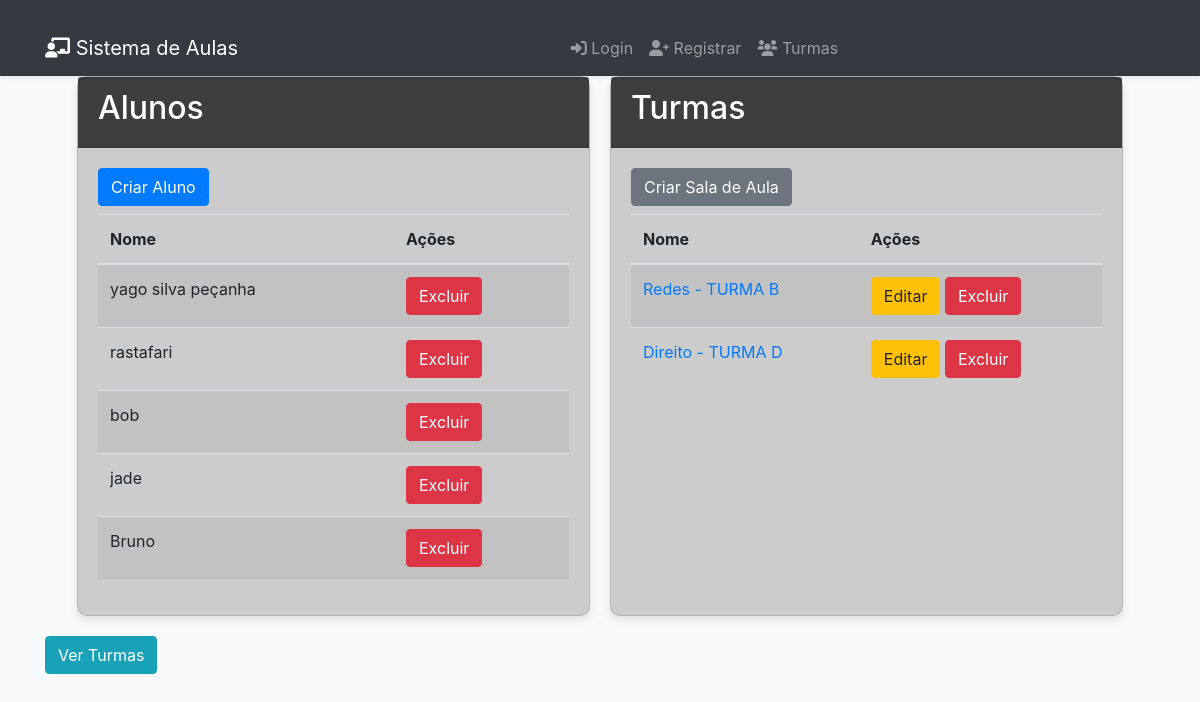
Page /dashboard (signed in) on the earlier database version.
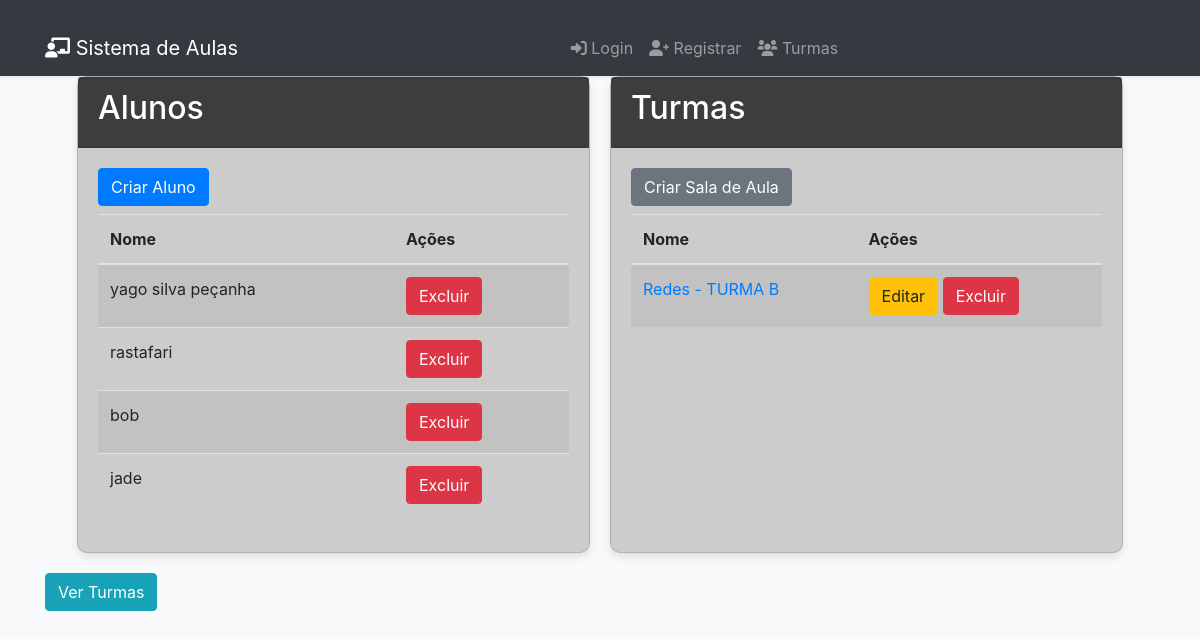
Same page on the later database version.
### models.py (models this page shows)
class Aluno(db.Model):
    id = db.Column(db.Integer, primary_key=True)
    username = db.Column(db.String(80), unique=True, nullable=False)
    password = db.Column(db.String(120), nullable=False)

class Turma(db.Model):
    id = db.Column(db.Integer, primary_key=True)
    name = db.Column(db.String(80), nullable=False)
    professor_id = db.Column(db.Integer, db.ForeignKey('professor.id'), nullable=False)
    professor = db.relationship('Professor', backref=db.backref('turmas', lazy=True))
    alunos = db.relationship('Aluno', secondary='turma_aluno', backref=db.backref('turmas', lazy=True))

### app.py (the view)
@app.route('/dashboard')
def dashboard():
    if 'user_id' in session and session['user_role'] == 'professor':
        alunos = Aluno.query.all()
        turmas = Turma.query.filter_by(professor_id=session['user_id']).all()
        return render_template('dashboard.html', alunos=alunos, turmas=turmas)
    return redirect(url_for('login'))

### templates/dashboard.html (shortened to what this page needs)
<!DOCTYPE html>
<html lang="en">
<head>
    <link rel="stylesheet" href="{{ url_for('static', filename='css/bootstrap.min.css') }}">
    <link rel="stylesheet" href="https://cdnjs.cloudflare.com/ajax/libs/font-awesome/6.0.0-beta3/css/all.min.css">
</head>
<body>
    <nav class="navbar navbar-expand-lg navbar-dark bg-dark fixed-top shadow-sm">
        <div class="container">
            <a class="navbar-brand" href="{{ url_for('dashboard') }}">
                <i class="fas fa-chalkboard-teacher"></i> Sistema de Aulas
            </a>
            <div class="collapse navbar-collapse" id="navbarNav">
                <ul class="navbar-nav mx-auto">
                    <li class="nav-item">
                        <a class="nav-link" href="{{ url_for('login') }}">
                            <i class="fas fa-sign-in-alt"></i> Login
                        </a>
                    </li>
                    <li class="nav-item">
                        <a class="nav-link" href="{{ url_for('register') }}">
                            <i class="fas fa-user-plus"></i> Registrar
                        </a>
                    </li>
                    <li class="nav-item">
                        <a class="nav-link" href="{{ url_for('professor_dashboard') }}">
                            <i class="fas fa-users"></i> Turmas
                        </a>
                    </li>
                </ul>
            </div>
        </div>
    </nav>
    <div class="container">
        <div class="row">
            <div class="card card-alunos">
                <div class="card-header">
                    <h2>Alunos</h2>
                </div>
                <div class="card-body">
                    <h3><a href="{{ url_for('create_student') }}" class="btn btn-custom">Criar Aluno</a></h3>
                    <table class="table table-striped">
                        <thead>
                            <tr>
                                <th>Nome</th>
                                <th>Ações</th>
                            </tr>
                        </thead>
                        <tbody>
                            {% for aluno in alunos %}
                            <tr>
                                <td>{{ aluno.username }}</td>
                                <td>
                                    <form action="{{ url_for('delete_student', student_id=aluno.id) }}" method="post" style="display:inline;">
                                        <button type="submit" class="btn btn-danger">Excluir</button>
                                    </form>
                                </td>
                            </tr>
                            {% endfor %}
                        </tbody>
                    </table>
                </div>
            </div>
            <div class="card card-turmas">
                <div class="card-header">
                    <h2>Turmas</h2>
                </div>
                <div class="card-body">
                    <h3><a href="{{ url_for('create_class') }}" class="btn btn-secondary">Criar Sala de Aula</a></h3>
                    <table class="table table-striped">
                        <thead>
                            <tr>
                                <th>Nome</th>
                                <th>Ações</th>
                            </tr>
                        </thead>
                        <tbody>
                            {% for turma in turmas %}
                            <tr>
                                <td><a href="{{ url_for('class_details', class_id=turma.id) }}">{{ turma.name }}</a></td>
                                <td>
                                    <a href="{{ url_for('edit_class', class_id=turma.id) }}" class="btn btn-warning">Editar</a>
                                    <form action="{{ url_for('delete_class', class_id=turma.id) }}" method="post" style="display:inline;">
                                        <button type="submit" class="btn btn-danger">Excluir</button>
                                    </form>
                                </td>
                            </tr>
                            {% endfor %}
                        </tbody>
                    </table>
                </div>
            </div>
        </div>
        <h3><a href="{{ url_for('professor_dashboard') }}" class="btn btn-info">Ver Turmas</a></h3>
    </div>
</body>
</html>

### templates/dashboard.html (style rules this page uses)
body { background-color: #f8f9fa; padding-top: 56px; }
.container { margin-top: 20px; }
.card { margin-bottom: 20px; box-shadow: 0 4px 8px rgba(0, 0, 0, 0.1); border-radius: 10px; background-size: cover; background-position: center; color: #fff; }
.card-header { background-color: rgba(0, 0, 0, 0.7); color: #fff; }
.btn-custom { background-color: #007bff; border-color: #007bff; color: #fff; }
.row { display: flex; flex-wrap: wrap; justify-content: center; gap: 20px; }
.card-alunos, .card-turmas { flex: 1 1 300px; max-width: 45%; }
.card-alunos { background-image: url('https://via.placeholder.com/600x400?text=Alunos'); }
.card-turmas { background-image: url('https://via.placeholder.com/600x400?text=Turmas'); }

Differences in the rows shown:
removed Aluno: username "Bruno"
removed Turma: name "Direito - TURMA D"
